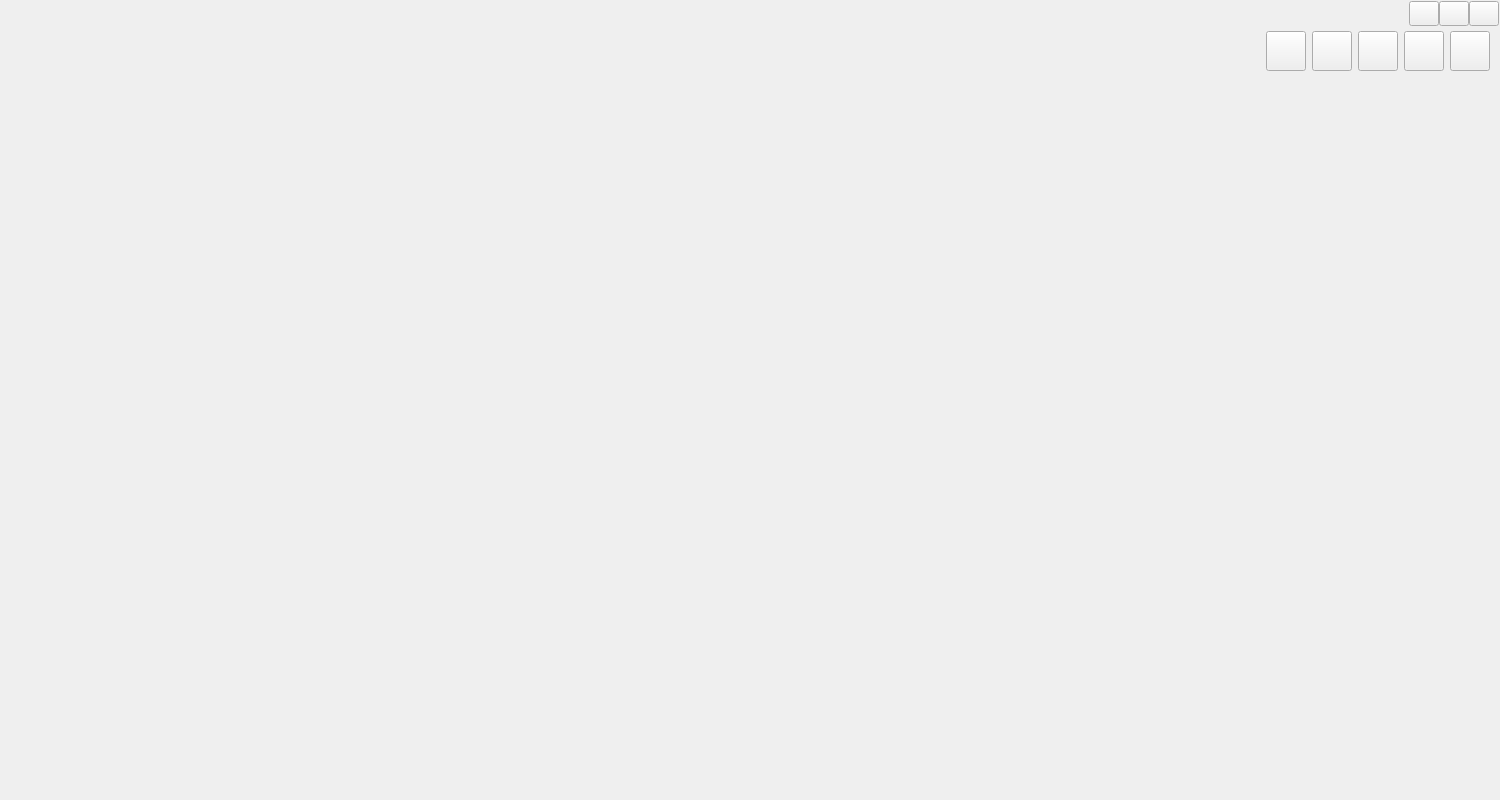
<?xml version="1.0" encoding="UTF-8"?>
<ui version="4.0">
 <class>frmMain</class>
 <widget class="QWidget" name="frmMain">
  <property name="geometry">
   <rect>
    <x>0</x>
    <y>0</y>
    <width>1500</width>
    <height>800</height>
   </rect>
  </property>
  <property name="minimumSize">
   <size>
    <width>1500</width>
    <height>800</height>
   </size>
  </property>
  <property name="windowTitle">
   <string>Form</string>
  </property>
  <layout class="QVBoxLayout" name="verticalLayout_3">
   <property name="spacing">
    <number>0</number>
   </property>
   <property name="leftMargin">
    <number>0</number>
   </property>
   <property name="topMargin">
    <number>0</number>
   </property>
   <property name="rightMargin">
    <number>0</number>
   </property>
   <property name="bottomMargin">
    <number>0</number>
   </property>
   <item>
    <widget class="QWidget" name="widgetMain" native="true">
     <layout class="QVBoxLayout" name="verticalLayout">
      <property name="spacing">
       <number>0</number>
      </property>
      <property name="leftMargin">
       <number>1</number>
      </property>
      <property name="topMargin">
       <number>1</number>
      </property>
      <property name="rightMargin">
       <number>1</number>
      </property>
      <property name="bottomMargin">
       <number>1</number>
      </property>
      <item>
       <widget class="QWidget" name="widgetTop" native="true">
        <property name="minimumSize">
         <size>
          <width>0</width>
          <height>80</height>
         </size>
        </property>
        <property name="maximumSize">
         <size>
          <width>16777215</width>
          <height>80</height>
         </size>
        </property>
        <layout class="QGridLayout" name="gridLayout">
         <property name="leftMargin">
          <number>0</number>
         </property>
         <property name="topMargin">
          <number>0</number>
         </property>
         <property name="rightMargin">
          <number>0</number>
         </property>
         <property name="bottomMargin">
          <number>0</number>
         </property>
         <property name="spacing">
          <number>0</number>
         </property>
         <item row="1" column="1">
          <widget class="QWidget" name="widgetBtn" native="true">
           <property name="sizePolicy">
            <sizepolicy hsizetype="Preferred" vsizetype="Expanding">
             <horstretch>0</horstretch>
             <verstretch>0</verstretch>
            </sizepolicy>
           </property>
           <layout class="QHBoxLayout" name="horizontalLayout_2">
            <property name="topMargin">
             <number>5</number>
            </property>
            <property name="bottomMargin">
             <number>10</number>
            </property>
            <item>
             <spacer name="horizontalSpacer_2">
              <property name="orientation">
               <enum>Qt::Horizontal</enum>
              </property>
              <property name="sizeHint" stdset="0">
               <size>
                <width>40</width>
                <height>20</height>
               </size>
              </property>
             </spacer>
            </item>
            <item>
             <widget class="QPushButton" name="btnViewDevice">
              <property name="sizePolicy">
               <sizepolicy hsizetype="Fixed" vsizetype="Expanding">
                <horstretch>0</horstretch>
                <verstretch>0</verstretch>
               </sizepolicy>
              </property>
              <property name="text">
               <string/>
              </property>
             </widget>
            </item>
            <item>
             <widget class="QPushButton" name="btnViewMap">
              <property name="sizePolicy">
               <sizepolicy hsizetype="Fixed" vsizetype="Expanding">
                <horstretch>0</horstretch>
                <verstretch>0</verstretch>
               </sizepolicy>
              </property>
              <property name="text">
               <string/>
              </property>
             </widget>
            </item>
            <item>
             <widget class="QPushButton" name="btnViewData">
              <property name="sizePolicy">
               <sizepolicy hsizetype="Fixed" vsizetype="Expanding">
                <horstretch>0</horstretch>
                <verstretch>0</verstretch>
               </sizepolicy>
              </property>
              <property name="text">
               <string/>
              </property>
             </widget>
            </item>
            <item>
             <widget class="QPushButton" name="btnData">
              <property name="sizePolicy">
               <sizepolicy hsizetype="Fixed" vsizetype="Expanding">
                <horstretch>0</horstretch>
                <verstretch>0</verstretch>
               </sizepolicy>
              </property>
              <property name="text">
               <string/>
              </property>
             </widget>
            </item>
            <item>
             <widget class="QPushButton" name="btnConfig">
              <property name="sizePolicy">
               <sizepolicy hsizetype="Fixed" vsizetype="Expanding">
                <horstretch>0</horstretch>
                <verstretch>0</verstretch>
               </sizepolicy>
              </property>
              <property name="text">
               <string/>
              </property>
             </widget>
            </item>
           </layout>
          </widget>
         </item>
         <item row="0" column="1">
          <widget class="QWidget" name="widgetMenu" native="true">
           <property name="minimumSize">
            <size>
             <width>0</width>
             <height>25</height>
            </size>
           </property>
           <property name="maximumSize">
            <size>
             <width>16777215</width>
             <height>25</height>
            </size>
           </property>
           <layout class="QHBoxLayout" name="horizontalLayout">
            <property name="spacing">
             <number>0</number>
            </property>
            <property name="leftMargin">
             <number>0</number>
            </property>
            <property name="topMargin">
             <number>0</number>
            </property>
            <property name="rightMargin">
             <number>0</number>
            </property>
            <property name="bottomMargin">
             <number>0</number>
            </property>
            <item>
             <spacer name="horizontalSpacer">
              <property name="orientation">
               <enum>Qt::Horizontal</enum>
              </property>
              <property name="sizeHint" stdset="0">
               <size>
                <width>40</width>
                <height>20</height>
               </size>
              </property>
             </spacer>
            </item>
            <item>
             <widget class="QPushButton" name="btnMenu_Min">
              <property name="sizePolicy">
               <sizepolicy hsizetype="Minimum" vsizetype="Expanding">
                <horstretch>0</horstretch>
                <verstretch>0</verstretch>
               </sizepolicy>
              </property>
              <property name="minimumSize">
               <size>
                <width>30</width>
                <height>0</height>
               </size>
              </property>
              <property name="maximumSize">
               <size>
                <width>30</width>
                <height>16777215</height>
               </size>
              </property>
              <property name="text">
               <string/>
              </property>
             </widget>
            </item>
            <item>
             <widget class="QPushButton" name="btnMenu_Max">
              <property name="sizePolicy">
               <sizepolicy hsizetype="Minimum" vsizetype="Expanding">
                <horstretch>0</horstretch>
                <verstretch>0</verstretch>
               </sizepolicy>
              </property>
              <property name="minimumSize">
               <size>
                <width>30</width>
                <height>0</height>
               </size>
              </property>
              <property name="maximumSize">
               <size>
                <width>30</width>
                <height>16777215</height>
               </size>
              </property>
              <property name="text">
               <string/>
              </property>
             </widget>
            </item>
            <item>
             <widget class="QPushButton" name="btnMenu_Close">
              <property name="sizePolicy">
               <sizepolicy hsizetype="Minimum" vsizetype="Expanding">
                <horstretch>0</horstretch>
                <verstretch>0</verstretch>
               </sizepolicy>
              </property>
              <property name="minimumSize">
               <size>
                <width>30</width>
                <height>0</height>
               </size>
              </property>
              <property name="maximumSize">
               <size>
                <width>30</width>
                <height>16777215</height>
               </size>
              </property>
              <property name="text">
               <string/>
              </property>
             </widget>
            </item>
           </layout>
          </widget>
         </item>
         <item row="0" column="0" rowspan="2">
          <widget class="QWidget" name="widgetLogo" native="true">
           <property name="minimumSize">
            <size>
             <width>300</width>
             <height>0</height>
            </size>
           </property>
           <layout class="QGridLayout" name="gridLayout_2">
            <property name="leftMargin">
             <number>0</number>
            </property>
            <item row="1" column="1">
             <widget class="QLabel" name="labLogoEn">
              <property name="text">
               <string/>
              </property>
              <property name="alignment">
               <set>Qt::AlignLeading|Qt::AlignLeft|Qt::AlignTop</set>
              </property>
             </widget>
            </item>
            <item row="0" column="1">
             <widget class="QLabel" name="labLogoCn">
              <property name="text">
               <string/>
              </property>
             </widget>
            </item>
            <item row="0" column="0" rowspan="2">
             <widget class="QLabel" name="labLogoBg">
              <property name="text">
               <string/>
              </property>
              <property name="alignment">
               <set>Qt::AlignCenter</set>
              </property>
             </widget>
            </item>
           </layout>
          </widget>
         </item>
        </layout>
       </widget>
      </item>
      <item>
       <widget class="QStackedWidget" name="stackedWidget"/>
      </item>
     </layout>
    </widget>
   </item>
   <item>
    <widget class="BottomWidget" name="bottomWidget" native="true"/>
   </item>
  </layout>
 </widget>
 <customwidgets>
  <customwidget>
   <class>BottomWidget</class>
   <extends>QWidget</extends>
   <header>bottomwidget.h</header>
   <container>1</container>
  </customwidget>
 </customwidgets>
 <tabstops>
  <tabstop>btnViewDevice</tabstop>
  <tabstop>btnViewMap</tabstop>
  <tabstop>btnViewData</tabstop>
  <tabstop>btnData</tabstop>
  <tabstop>btnConfig</tabstop>
  <tabstop>btnMenu_Min</tabstop>
  <tabstop>btnMenu_Max</tabstop>
  <tabstop>btnMenu_Close</tabstop>
 </tabstops>
 <resources/>
 <connections/>
</ui>
